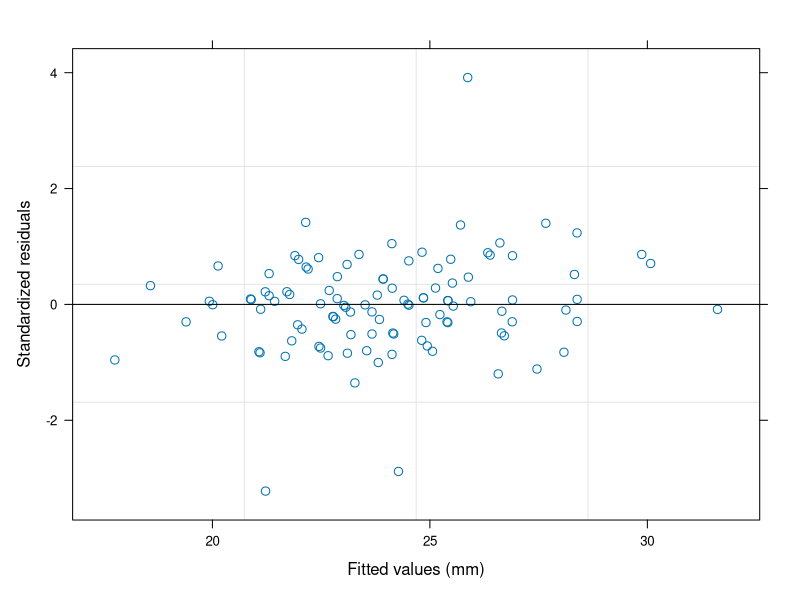
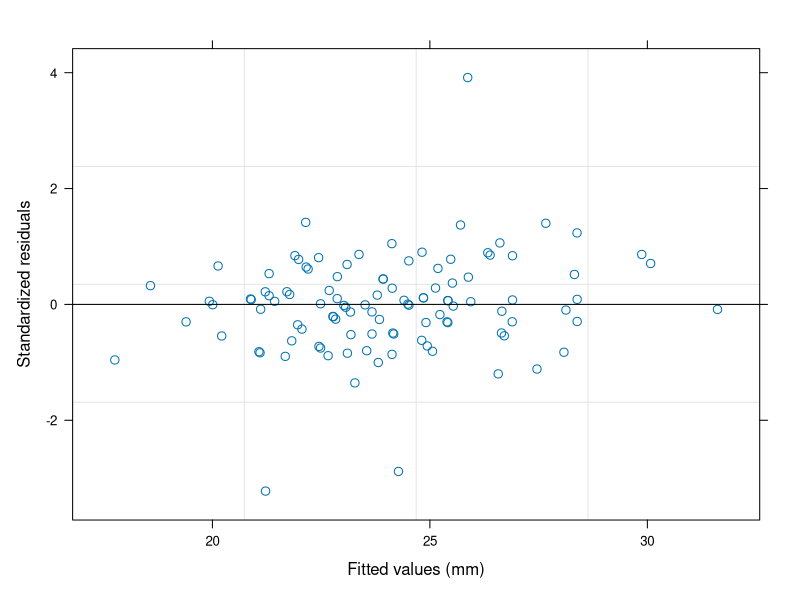
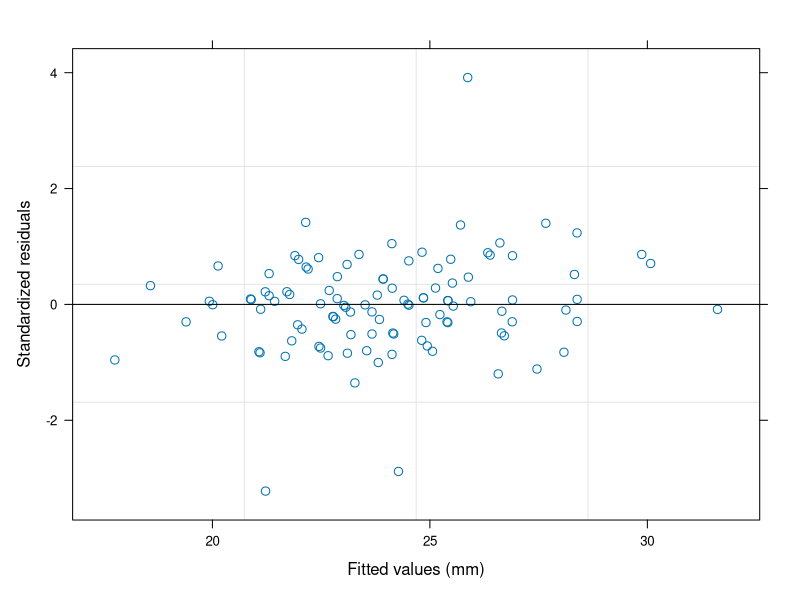
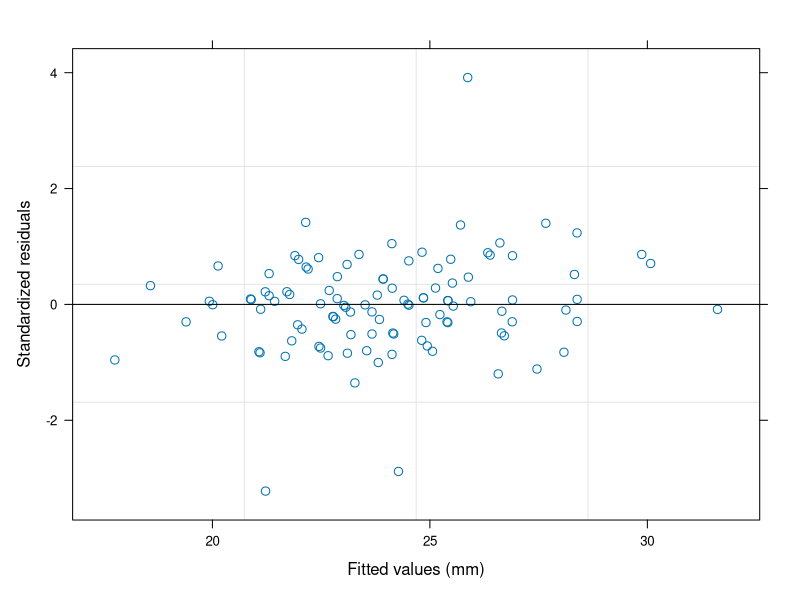
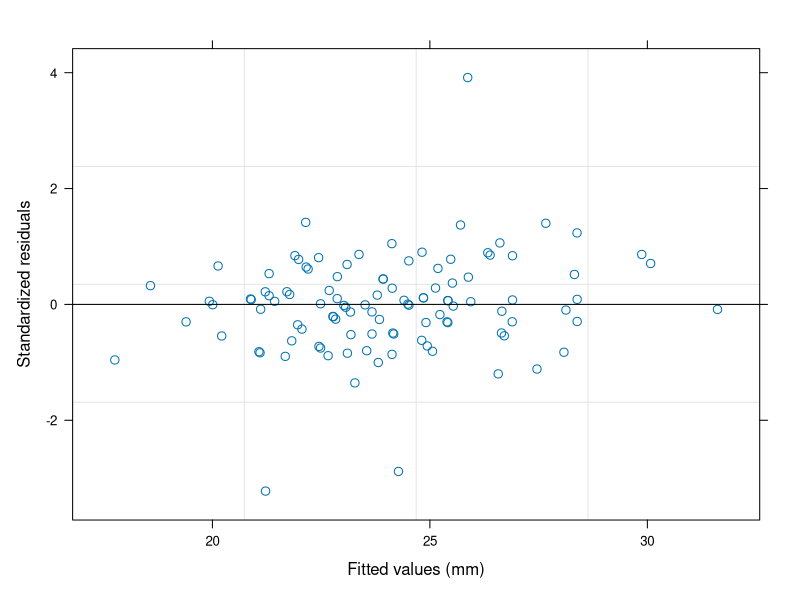
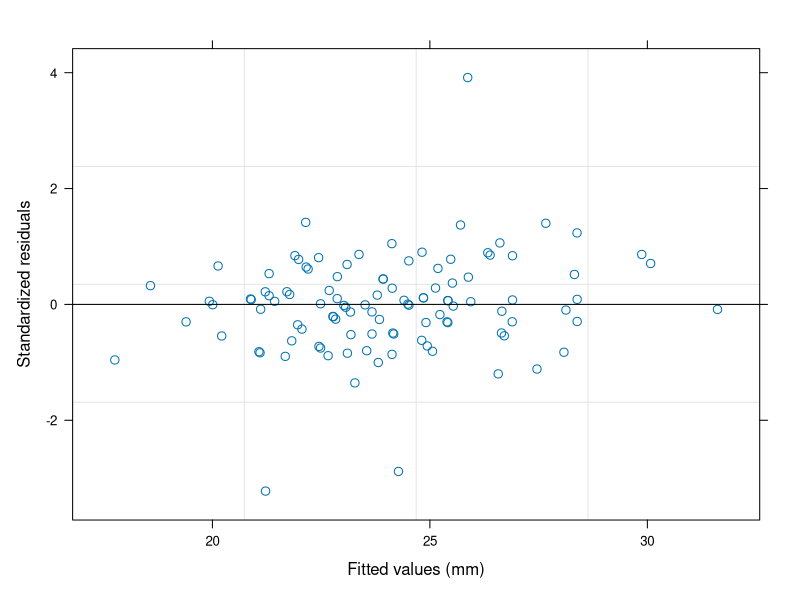
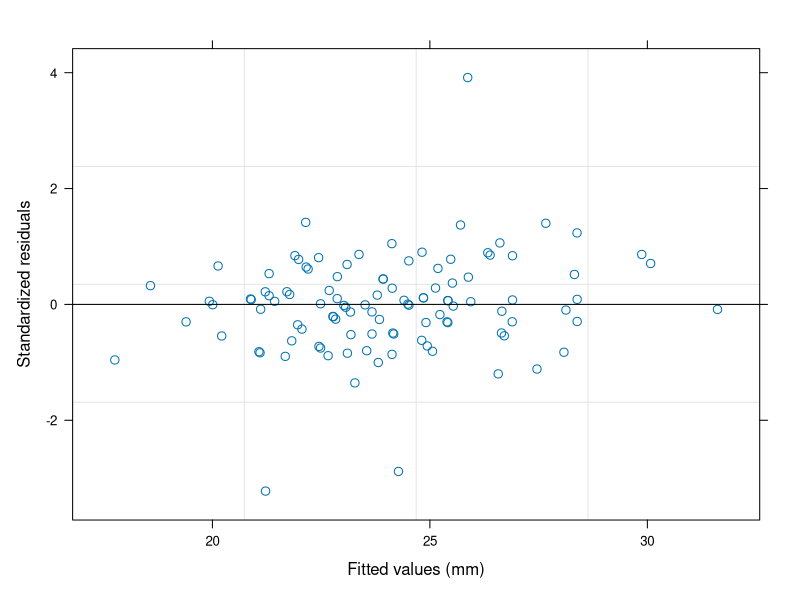
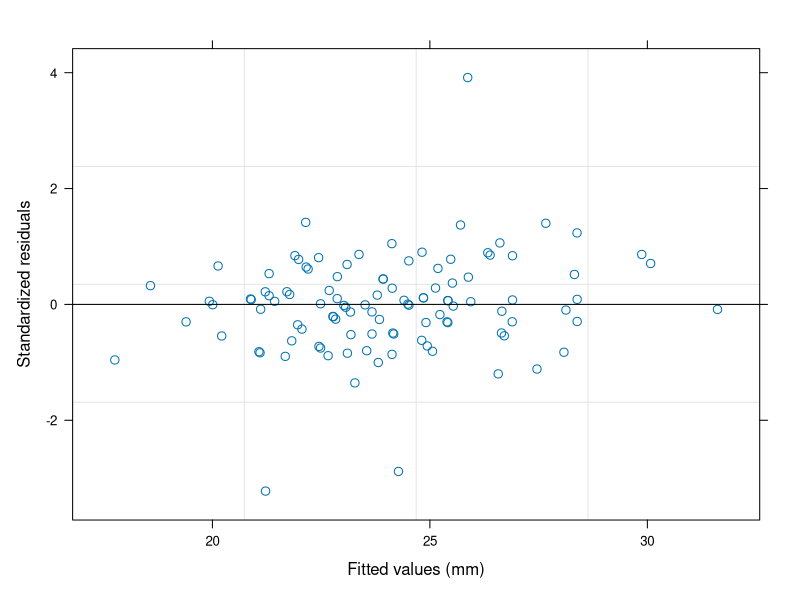

These figures' R source, in order:
.libPaths(c(path.expand("~/R/library"), .libPaths()))
suppressPackageStartupMessages({library(nlme); library(lattice)})

# Run from packages/nlme. The plotted values are read from the trellis object
# (panel.args) and from the plot.nls frame that holds abline, id and idLabels.
fit <- lme(distance ~ age, data = Orthodont, control = lmeControl(apVar = FALSE))

plotted <- function(p) {
  pa <- p$panel.args[[1]]
  frame <- environment(p$panel)
  list(
    x = as.numeric(pa$x),
    y = as.numeric(pa$y),
    panels = length(p$panel.args),
    abline = as.numeric(get("abl", frame)),
    id = get("id", frame),
    idLabels = get("idLabels", frame),
    xlab = p$xlab,
    ylab = p$ylab
  )
}

pdf(NULL)
default <- plotted(plot(fit))
labelled <- plotted(plot(fit, id = 0.05))
id_index <- which(labelled$id)
id_labels <- as.character(labelled$idLabels[id_index])

one <- function() print(plot(fit))
one()
elapsed <- numeric(20)
for (i in seq_len(20)) {
  t0 <- as.numeric(Sys.time())
  one()
  elapsed[[i]] <- as.numeric(Sys.time()) - t0
}
invisible(dev.off())

svg("docs/output/plot.lme-r.svg", width = 7, height = 7)
print(plot(fit))
invisible(dev.off())
svg("docs/output/plot.lme-id-r.svg", width = 7, height = 7)
print(plot(fit, id = 0.05))
invisible(dev.off())

value <- c(default$x, default$y, default$abline)
value_id <- as.numeric(id_index)
cat(sprintf(
  "{\"value\":[%s],\"value_id\":[%s],\"id_labels\":[%s],\"labels\":{\"xlab\":\"%s\",\"ylab\":\"%s\"},\"panels\":%d,\"median_ms\":%.17g}\n",
  paste(sprintf("%.17g", value), collapse = ","),
  paste(sprintf("%.17g", value_id), collapse = ","),
  paste(sprintf("\"%s\"", id_labels), collapse = ","),
  default$xlab,
  default$ylab,
  default$panels,
  median(elapsed) * 1000
))
